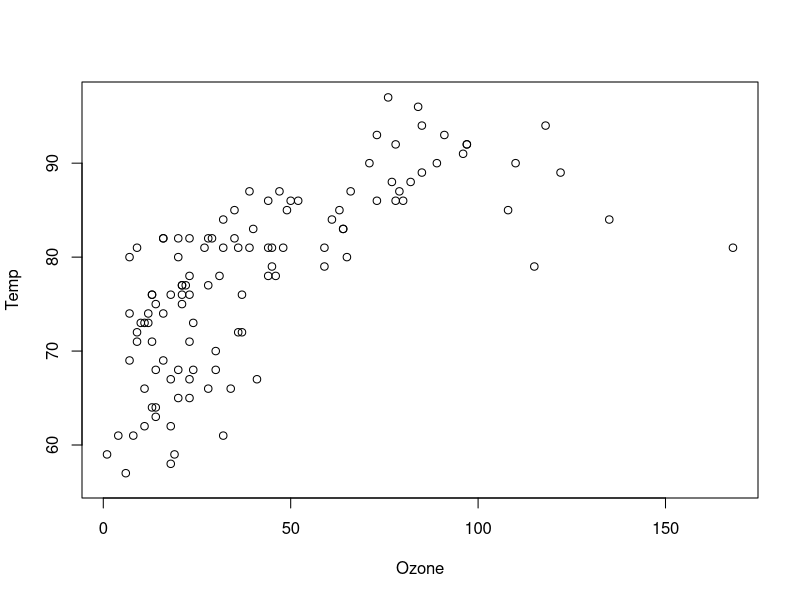
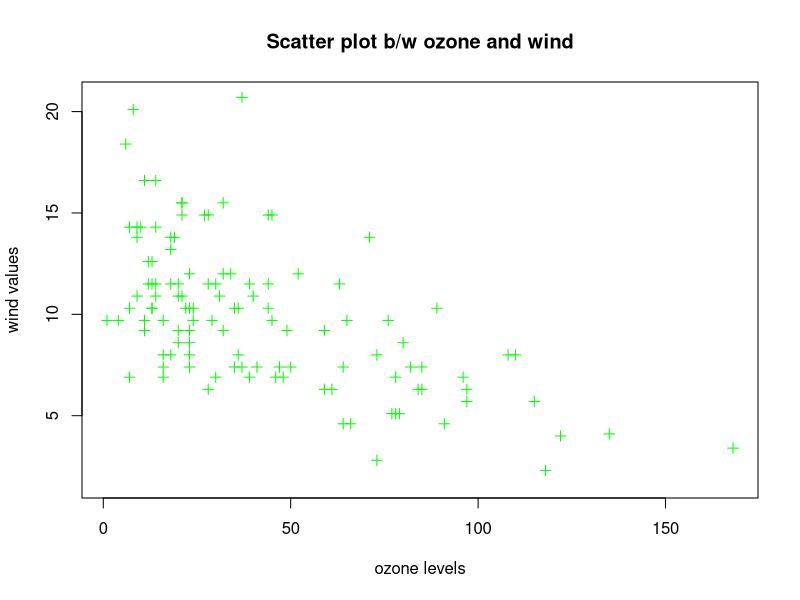
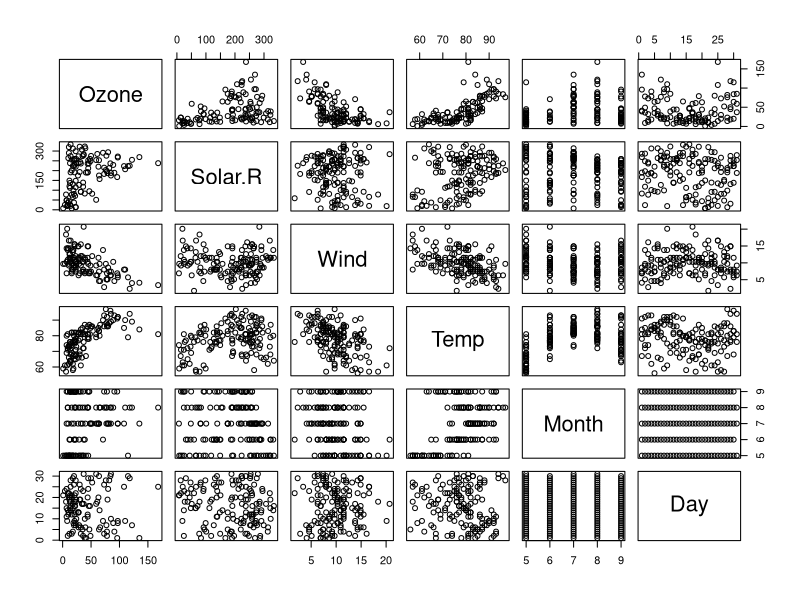
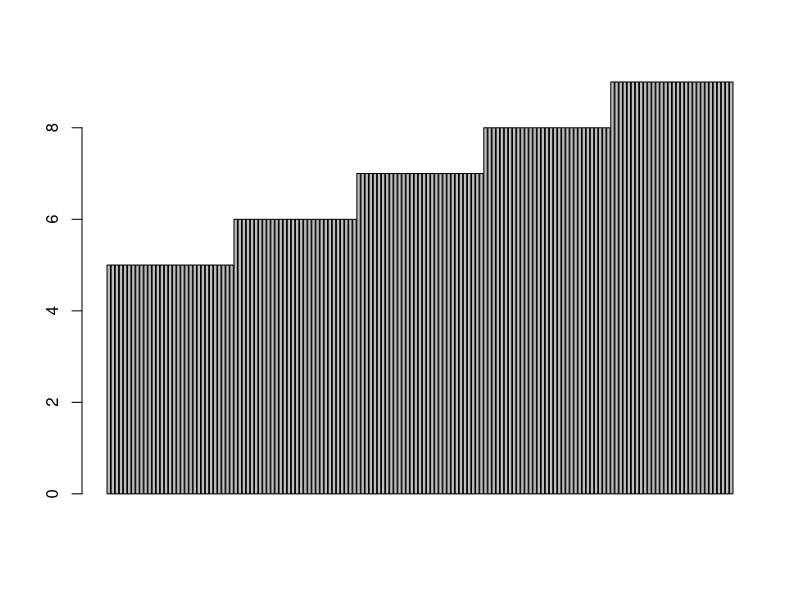
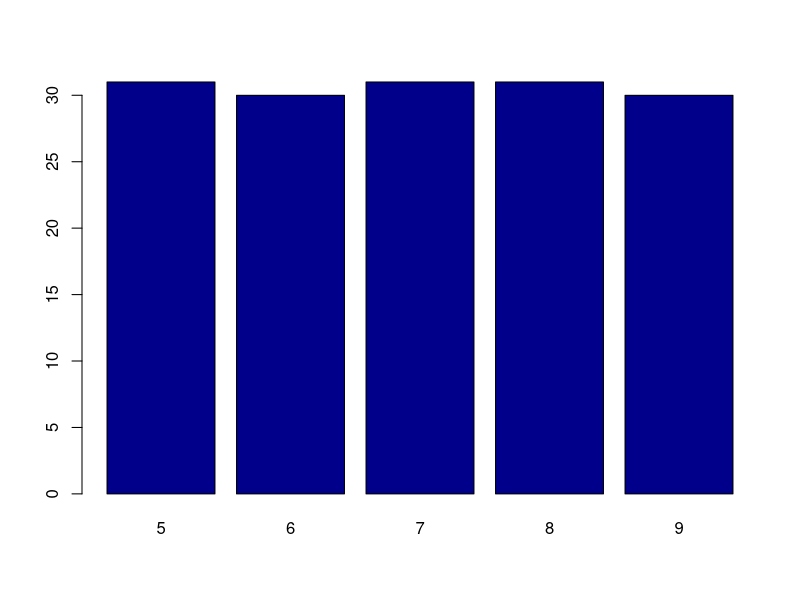
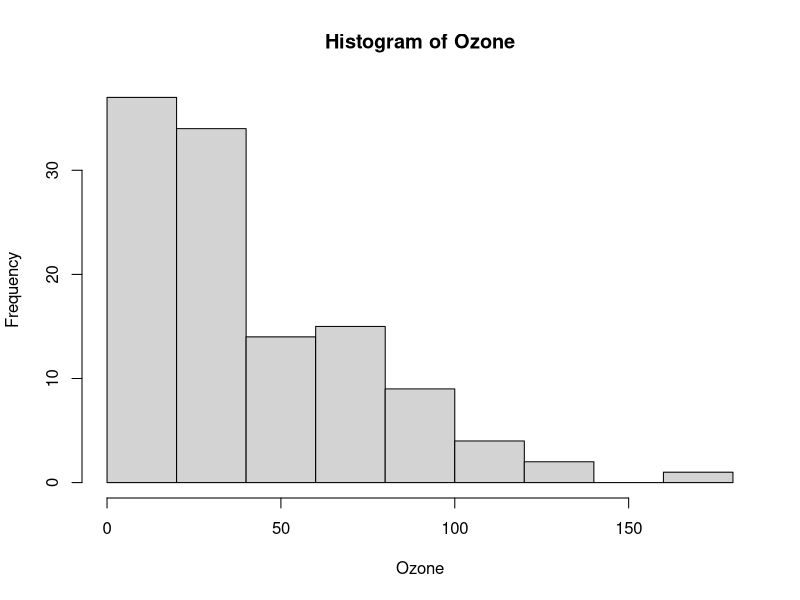
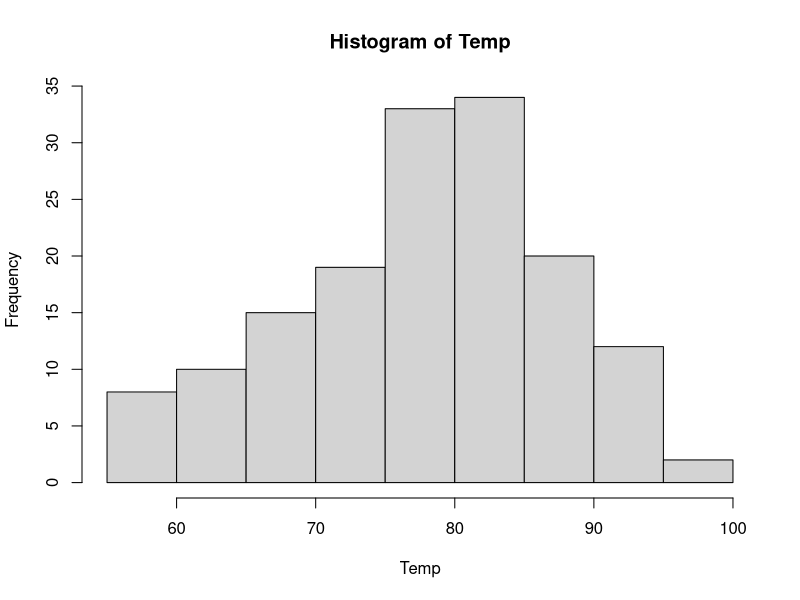
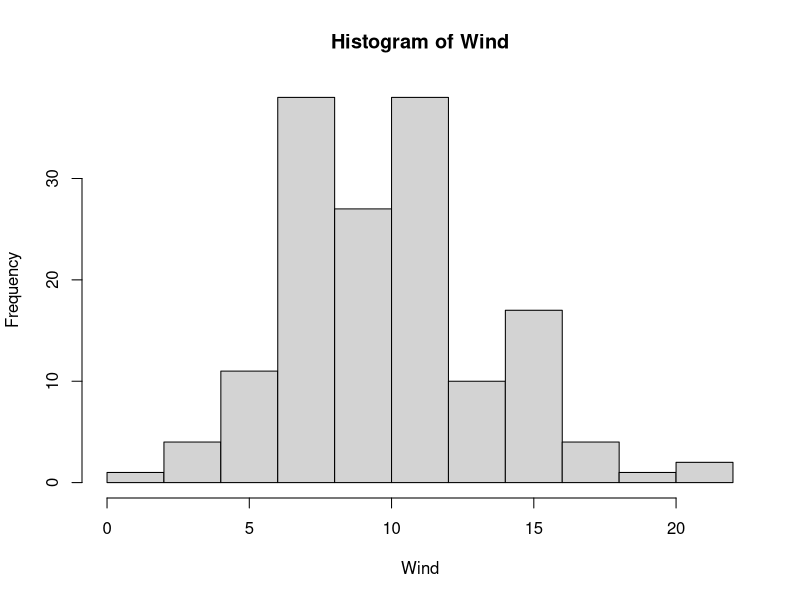

Reproduce these figures in R, in order.

df= datasets::airquality
View(df)
head(df)   ####to display first few code
summary(df$Ozone)
attach(df)  #### this function add the variable name(tablename) with file we open
plot(x=Ozone, y= Temp)  ## only for scatter plot, ozone column in x-axis, temp in y-axis
plot(Ozone,Wind,xlab = 'ozone levels', ylab = 'wind values' ,
     main = 'Scatter plot b/w ozone and wind',
     col = 'green', pch = 3)   #### to custmize the graph
plot(df)
## horizontal bar plot

barplot(Month) ## gives wrong plot
unique(Month) ## gives the unique values in the column
fre <- table(Month) ## save the unique values and frequency of each value 
fre
barplot(fre,col = "darkblue")
 
##histogram##
hist(Ozone)
hist(Temp)
hist(Wind)

##boxplot##

boxplot(Ozone,col = 'Red')
boxplot(Month,col = 'Blue')

##boxplot for mul column##
boxplot(df,col = 'blue')
